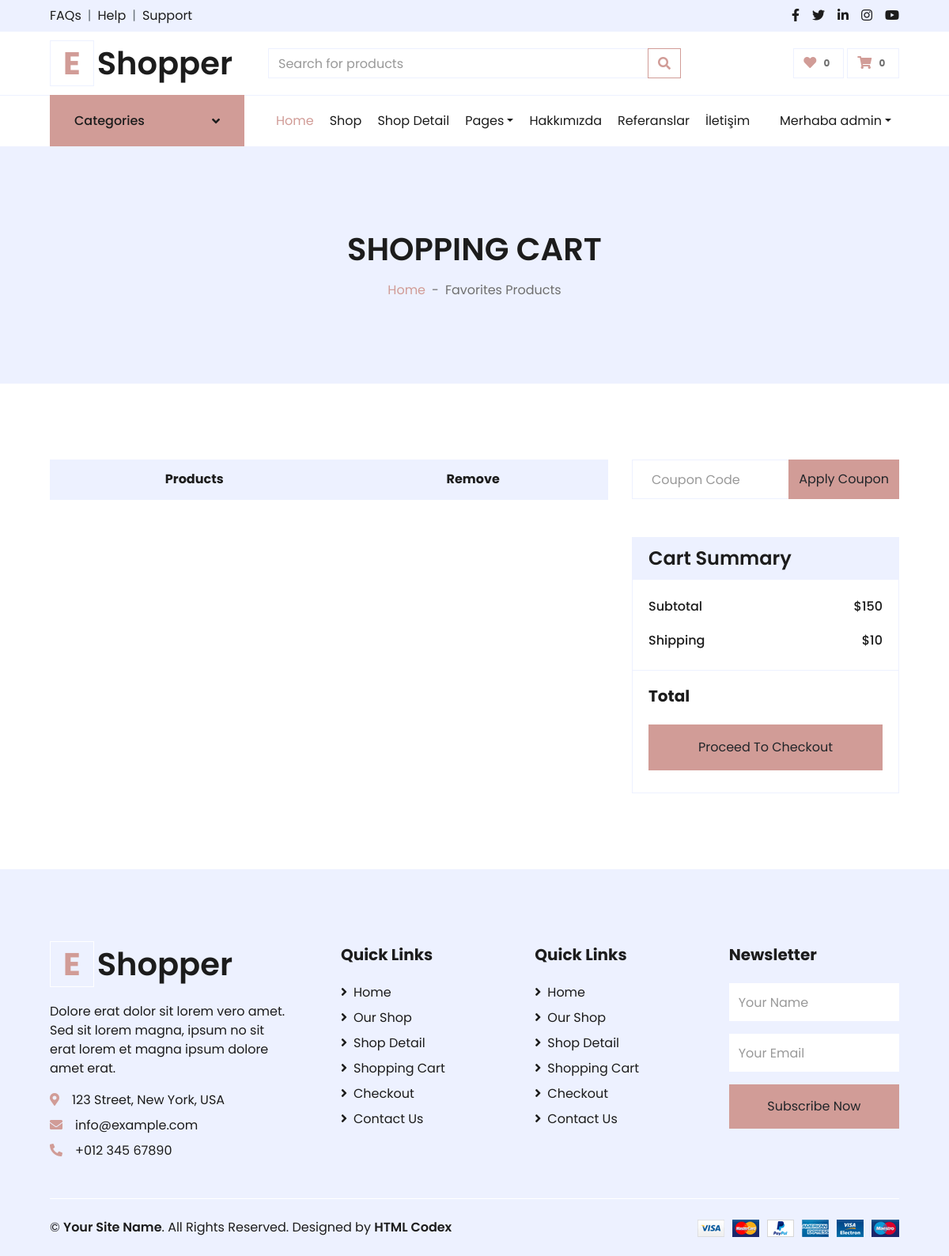
/order/favorites (signed in), run on an earlier commit of the app's database.
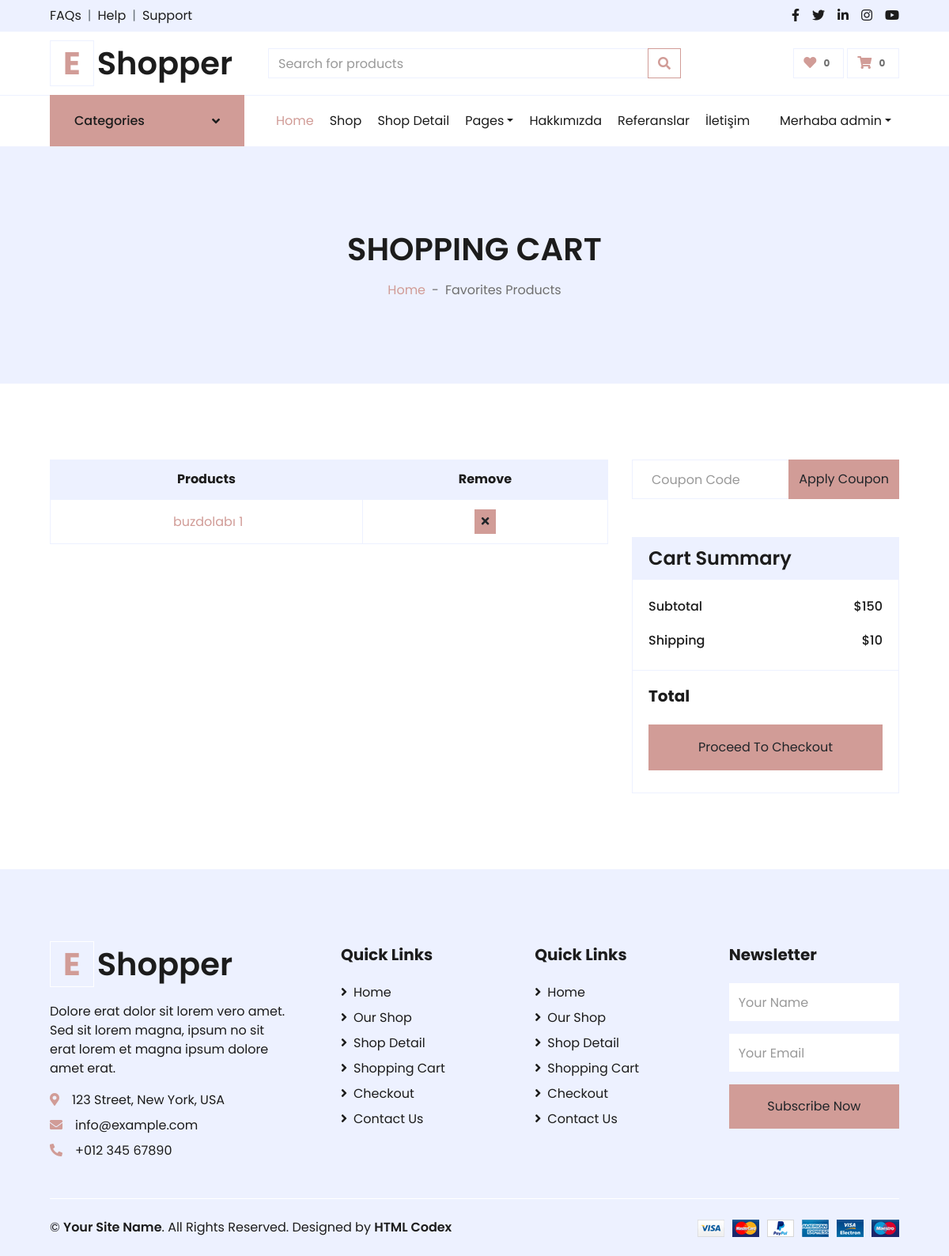
And on a later commit of the database.
### order/models.py (models this page shows)
class AddFavorite(models.Model):
    user = models.ForeignKey(User, on_delete=models.SET_NULL, null=True)
    product = models.ForeignKey(Product, on_delete=models.SET_NULL, null=True)
    def __str__(self):
        return self.product.title

### product/models.py (models this page shows, shortened)
class Product(models.Model):
    STATUS = (
        ('True', 'Evet'),
        ('False', 'Hayir'),
    )
    category = models.ForeignKey(Category, on_delete=models.CASCADE)  # manytoonerelationwithCategory
    title = models.CharField(max_length=150)
    keywords = models.CharField(blank=True, max_length=255)
    description = models.TextField(blank=True, max_length=255)
    image = models.ImageField(blank=True, upload_to='images/', default="images/default.jpg")
    price = models.FloatField()
    amount = models.IntegerField(default=0)
    detail=RichTextUploadingField()
    status = models.CharField(max_length=10, choices=STATUS, default='False')
    create_at = models.DateTimeField(auto_now_add=True)
    update_at = models.DateTimeField(auto_now=True)
    slug = models.SlugField(null=False, unique=True)
    user = models.ForeignKey(User, on_delete=models.CASCADE)
    reviewsCount = models.IntegerField(default=0)
    def image_tag(self):
        return mark_safe('<img src="{}" height="50"/>'.format(self.image.url))
    image_tag.short_description = 'Image'

### order/views.py (the view)
# urls.py: path("favorites", views.favorites, name="favorites"),
@login_required(login_url='/login')  # Check login
def favorites(request):
    current_user = request.user  # Access User Session information
    favorites = AddFavorite.objects.filter(user_id=current_user.id)
    context = {'favorites': favorites}
    return render(request, 'favorites_products.html', context)

### home/context_processors.py (called while the page is built)
def setting(request):
    setting = Setting.objects.get(pk=1)
    if setting:
        return {'setting': setting}

### product/context_processors.py (called while the page is built)
def category(request):
    category = Category.objects.all()
    if category:
        return {'category': category}

### order/templates/favorites_products.html (shortened to what this page needs)
{% extends 'homebase.html' %}
{% block sidebar %} {% include 'sidebar.html' %}  {% endblock %}
{% block body %}
    <div class="container-fluid bg-secondary mb-5">
        <div class="d-flex flex-column align-items-center justify-content-center" style="min-height: 300px">
            <h1 class="font-weight-semi-bold text-uppercase mb-3">Shopping Cart</h1>
            <div class="d-inline-flex">
                <p class="m-0"><a href="">Home</a></p>
                <p class="m-0 px-2">-</p>
                <p class="m-0">Favorites Products</p>
            </div>
        </div>
    </div>
    <div class="container-fluid pt-5">
        <div class="row px-xl-5">
            <div class="col-lg-8 table-responsive mb-5">
                <table class="table table-bordered text-center mb-0">
                    <thead class="bg-secondary text-dark">
                    <tr>
                        <th>Products</th>
                        <th>Remove</th>
                    </tr>
                    </thead>
                    <tbody class="align-middle">
                    {% for fav in favorites %}
                        <tr>
                            <td class="align-middle">
                                 <a href="{% url 'productDetail' fav.product.id fav.product.slug %}">
                                {{ fav }}</a></td>
                            <td>
                                <a href="/order/delfavorite/{{ fav.id }}">
                                    <button class="btn btn-sm btn-primary"><i class="fa fa-times"></i></button>
                                </a>
                            </td>
                        </tr>
                    {% endfor %}
                    </tbody>
                </table>
            </div>
            <div class="col-lg-4">
                <form class="mb-5" action="">
                    <div class="input-group">
                        <input type="text" class="form-control p-4" placeholder="Coupon Code">
                        <div class="input-group-append">
                            <button class="btn btn-primary">Apply Coupon</button>
                        </div>
                    </div>
                </form>
                <div class="card border-secondary mb-5">
                    <div class="card-header bg-secondary border-0">
                        <h4 class="font-weight-semi-bold m-0">Cart Summary</h4>
                    </div>
                    <div class="card-body">
                        <div class="d-flex justify-content-between mb-3 pt-1">
                            <h6 class="font-weight-medium">Subtotal</h6>
                            <h6 class="font-weight-medium">$150</h6>
                        </div>
                        <div class="d-flex justify-content-between">
                            <h6 class="font-weight-medium">Shipping</h6>
                            <h6 class="font-weight-medium">$10</h6>
                        </div>
                    </div>
                    <div class="card-footer border-secondary bg-transparent">
                        <div class="d-flex justify-content-between mt-2">
                            <h5 class="font-weight-bold">Total</h5>
                        </div>
                        <a href="/order/orderproduct">
                            <button class="btn btn-block btn-primary my-3 py-3">Proceed To Checkout</button>
                        </a>
                    </div>
                </div>
            </div>
        </div>
    </div>
{% endblock %}

What changed in the data, as far as the page shows it:
added AddFavorite: product.title "buzdolabı 1"
